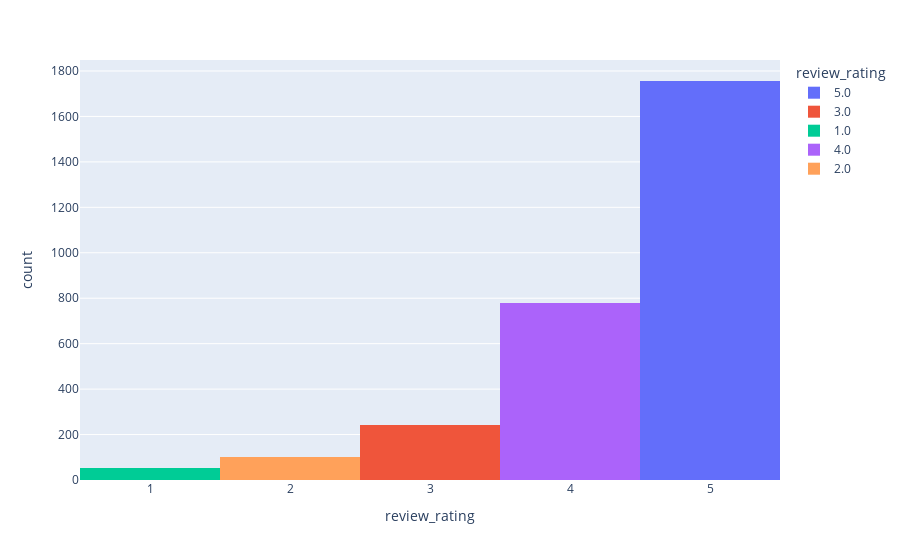

Notebook code cell kept with this figure:
### Code cell
fig = px.histogram(reviews_df, x="review_rating", color="review_rating")
fig.show()

### Figure 1 — Plotly figure (JSON) as saved in the notebook; plotly's stock layout.template omitted (floating-point values rounded to 4 significant figures; data arrays with more than 128 entries replaced by an {"elided": "..."} marker saying what was removed)
{"data": [{"alignmentgroup": "True", "bingroup": "x", "hovertemplate": "review_rating=%{x}<br>count=%{y}<extra></extra>", "legendgroup": "5.0", "marker": {"color": "#636efa", "pattern": {"shape": ""}}, "name": "5.0", "offsetgroup": "5.0", "orientation": "v", "showlegend": true, "type": "histogram", "x": {"elided": "1756 int values"}, "xaxis": "x", "yaxis": "y"}, {"alignmentgroup": "True", "bingroup": "x", "hovertemplate": "review_rating=%{x}<br>count=%{y}<extra></extra>", "legendgroup": "3.0", "marker": {"color": "#EF553B", "pattern": {"shape": ""}}, "name": "3.0", "offsetgroup": "3.0", "orientation": "v", "showlegend": true, "type": "histogram", "x": {"elided": "242 int values"}, "xaxis": "x", "yaxis": "y"}, {"alignmentgroup": "True", "bingroup": "x", "hovertemplate": "review_rating=%{x}<br>count=%{y}<extra></extra>", "legendgroup": "1.0", "marker": {"color": "#00cc96", "pattern": {"shape": ""}}, "name": "1.0", "offsetgroup": "1.0", "orientation": "v", "showlegend": true, "type": "histogram", "x": [1, 1, 1, 1, 1, 1, 1, 1, 1, 1, 1, 1, 1, 1, 1, 1, 1, 1, 1, 1, 1, 1, 1, 1, 1, 1, 1, 1, 1, 1, 1, 1, 1, 1, 1, 1, 1, 1, 1, 1, 1, 1, 1, 1, 1, 1, 1, 1, 1, 1, 1], "xaxis": "x", "yaxis": "y"}, {"alignmentgroup": "True", "bingroup": "x", "hovertemplate": "review_rating=%{x}<br>count=%{y}<extra></extra>", "legendgroup": "4.0", "marker": {"color": "#ab63fa", "pattern": {"shape": ""}}, "name": "4.0", "offsetgroup": "4.0", "orientation": "v", "showlegend": true, "type": "histogram", "x": {"elided": "779 int values"}, "xaxis": "x", "yaxis": "y"}, {"alignmentgroup": "True", "bingroup": "x", "hovertemplate": "review_rating=%{x}<br>count=%{y}<extra></extra>", "legendgroup": "2.0", "marker": {"color": "#FFA15A", "pattern": {"shape": ""}}, "name": "2.0", "offsetgroup": "2.0", "orientation": "v", "showlegend": true, "type": "histogram", "x": [2, 2, 2, 2, 2, 2, 2, 2, 2, 2, 2, 2, 2, 2, 2, 2, 2, 2, 2, 2, 2, 2, 2, 2, 2, 2, 2, 2, 2, 2, 2, 2, 2, 2, 2, 2, 2, 2, 2, 2, 2, 2, 2, 2, 2, 2, 2, 2, 2, 2, 2, 2, 2, 2, 2, 2, 2, 2, 2, 2, 2, 2, 2, 2, 2, 2, 2, 2, 2, 2, 2, 2, 2, 2, 2, 2, 2, 2, 2, 2, 2, 2, 2, 2, 2, 2, 2, 2, 2, 2, 2, 2, 2, 2, 2, 2, 2, 2, 2, 2], "xaxis": "x", "yaxis": "y"}], "layout": {"barmode": "relative", "legend": {"title": {"text": "review_rating"}, "tracegroupgap": 0}, "margin": {"t": 60}, "xaxis": {"anchor": "y", "categoryarray": [5, 3, 1, 4, 2], "categoryorder": "array", "domain": [0, 1], "title": {"text": "review_rating"}}, "yaxis": {"anchor": "x", "domain": [0, 1], "title": {"text": "count"}}}}
